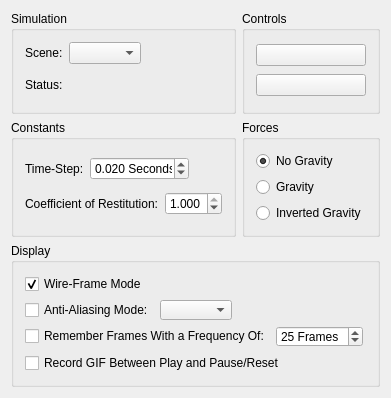
<?xml version="1.0" encoding="UTF-8"?>
<ui version="4.0">
 <class>RigidBodySimulatorClass</class>
 <widget class="QWidget" name="RigidBodySimulatorClass">
  <property name="geometry">
   <rect>
    <x>0</x>
    <y>0</y>
    <width>378</width>
    <height>398</height>
   </rect>
  </property>
  <property name="sizePolicy">
   <sizepolicy hsizetype="Preferred" vsizetype="Preferred">
    <horstretch>0</horstretch>
    <verstretch>0</verstretch>
   </sizepolicy>
  </property>
  <property name="minimumSize">
   <size>
    <width>0</width>
    <height>0</height>
   </size>
  </property>
  <property name="windowTitle">
   <string>Simulation Controller</string>
  </property>
  <property name="styleSheet">
   <string notr="true"/>
  </property>
  <layout class="QGridLayout" name="gridLayout_3">
   <item row="0" column="0">
    <layout class="QGridLayout" name="gridLayout_2">
     <item row="0" column="1">
      <widget class="QGroupBox" name="groupBox_4">
       <property name="title">
        <string>Controls</string>
       </property>
       <layout class="QVBoxLayout" name="verticalLayout">
        <item>
         <widget class="QPushButton" name="startPausePushButton">
          <property name="sizePolicy">
           <sizepolicy hsizetype="Preferred" vsizetype="Fixed">
            <horstretch>0</horstretch>
            <verstretch>0</verstretch>
           </sizepolicy>
          </property>
          <property name="styleSheet">
           <string notr="true"/>
          </property>
          <property name="text">
           <string/>
          </property>
         </widget>
        </item>
        <item>
         <widget class="QPushButton" name="resetPushButton">
          <property name="sizePolicy">
           <sizepolicy hsizetype="Preferred" vsizetype="Fixed">
            <horstretch>0</horstretch>
            <verstretch>0</verstretch>
           </sizepolicy>
          </property>
          <property name="text">
           <string/>
          </property>
         </widget>
        </item>
       </layout>
      </widget>
     </item>
     <item row="1" column="0">
      <widget class="QGroupBox" name="groupBox_3">
       <property name="title">
        <string>Constants</string>
       </property>
       <layout class="QVBoxLayout" name="verticalLayout_3">
        <item>
         <layout class="QHBoxLayout" name="horizontalLayout_3">
          <item>
           <widget class="QLabel" name="label">
            <property name="text">
             <string>Time-Step:</string>
            </property>
           </widget>
          </item>
          <item>
           <widget class="QDoubleSpinBox" name="timeStepSpinBox">
            <property name="sizePolicy">
             <sizepolicy hsizetype="Preferred" vsizetype="Fixed">
              <horstretch>0</horstretch>
              <verstretch>0</verstretch>
             </sizepolicy>
            </property>
            <property name="styleSheet">
             <string notr="true"/>
            </property>
            <property name="suffix">
             <string> Seconds</string>
            </property>
            <property name="decimals">
             <number>3</number>
            </property>
            <property name="maximum">
             <double>1.000000000000000</double>
            </property>
            <property name="singleStep">
             <double>0.001000000000000</double>
            </property>
            <property name="value">
             <double>0.020000000000000</double>
            </property>
           </widget>
          </item>
          <item>
           <spacer name="horizontalSpacer">
            <property name="orientation">
             <enum>Qt::Horizontal</enum>
            </property>
            <property name="sizeHint" stdset="0">
             <size>
              <width>40</width>
              <height>20</height>
             </size>
            </property>
           </spacer>
          </item>
         </layout>
        </item>
        <item>
         <layout class="QHBoxLayout" name="horizontalLayout_5">
          <item>
           <widget class="QLabel" name="label_2">
            <property name="text">
             <string>Coefficient of Restitution:</string>
            </property>
           </widget>
          </item>
          <item>
           <widget class="QDoubleSpinBox" name="coefficientOfRestitutionSpinBox">
            <property name="sizePolicy">
             <sizepolicy hsizetype="Preferred" vsizetype="Fixed">
              <horstretch>0</horstretch>
              <verstretch>0</verstretch>
             </sizepolicy>
            </property>
            <property name="styleSheet">
             <string notr="true"/>
            </property>
            <property name="decimals">
             <number>3</number>
            </property>
            <property name="maximum">
             <double>1.000000000000000</double>
            </property>
            <property name="singleStep">
             <double>0.001000000000000</double>
            </property>
            <property name="value">
             <double>1.000000000000000</double>
            </property>
           </widget>
          </item>
          <item>
           <spacer name="horizontalSpacer_3">
            <property name="orientation">
             <enum>Qt::Horizontal</enum>
            </property>
            <property name="sizeHint" stdset="0">
             <size>
              <width>40</width>
              <height>20</height>
             </size>
            </property>
           </spacer>
          </item>
         </layout>
        </item>
       </layout>
      </widget>
     </item>
     <item row="1" column="1">
      <widget class="QGroupBox" name="groupBox">
       <property name="title">
        <string>Forces</string>
       </property>
       <layout class="QVBoxLayout" name="verticalLayout_2">
        <item>
         <widget class="QRadioButton" name="noGravityRadioButton">
          <property name="text">
           <string>No Gravity</string>
          </property>
          <property name="checked">
           <bool>true</bool>
          </property>
         </widget>
        </item>
        <item>
         <widget class="QRadioButton" name="gravityRadioButton">
          <property name="text">
           <string>Gravity</string>
          </property>
         </widget>
        </item>
        <item>
         <widget class="QRadioButton" name="invertedGravityRadioButton">
          <property name="text">
           <string>Inverted Gravity</string>
          </property>
         </widget>
        </item>
       </layout>
      </widget>
     </item>
     <item row="2" column="0" colspan="2">
      <widget class="QGroupBox" name="groupBox_2">
       <property name="sizePolicy">
        <sizepolicy hsizetype="Preferred" vsizetype="Preferred">
         <horstretch>0</horstretch>
         <verstretch>0</verstretch>
        </sizepolicy>
       </property>
       <property name="minimumSize">
        <size>
         <width>358</width>
         <height>100</height>
        </size>
       </property>
       <property name="title">
        <string>Display</string>
       </property>
       <layout class="QVBoxLayout" name="verticalLayout_4">
        <item>
         <widget class="QCheckBox" name="wireFrameModeCheckBox">
          <property name="sizePolicy">
           <sizepolicy hsizetype="Preferred" vsizetype="Fixed">
            <horstretch>0</horstretch>
            <verstretch>0</verstretch>
           </sizepolicy>
          </property>
          <property name="text">
           <string>Wire-Frame Mode</string>
          </property>
          <property name="checked">
           <bool>true</bool>
          </property>
         </widget>
        </item>
        <item>
         <layout class="QHBoxLayout" name="horizontalLayout_4">
          <item>
           <widget class="QCheckBox" name="antiAliasingModeCheckBox">
            <property name="sizePolicy">
             <sizepolicy hsizetype="Preferred" vsizetype="Fixed">
              <horstretch>0</horstretch>
              <verstretch>0</verstretch>
             </sizepolicy>
            </property>
            <property name="text">
             <string>Anti-Aliasing Mode:</string>
            </property>
           </widget>
          </item>
          <item>
           <widget class="QComboBox" name="antiAliasingModeComboBox">
            <property name="sizePolicy">
             <sizepolicy hsizetype="Preferred" vsizetype="Fixed">
              <horstretch>0</horstretch>
              <verstretch>0</verstretch>
             </sizepolicy>
            </property>
           </widget>
          </item>
          <item>
           <spacer name="horizontalSpacer_2">
            <property name="orientation">
             <enum>Qt::Horizontal</enum>
            </property>
            <property name="sizeHint" stdset="0">
             <size>
              <width>40</width>
              <height>20</height>
             </size>
            </property>
           </spacer>
          </item>
         </layout>
        </item>
        <item>
         <layout class="QHBoxLayout" name="horizontalLayout_2">
          <item>
           <widget class="QCheckBox" name="rememberFramesCheckBox">
            <property name="sizePolicy">
             <sizepolicy hsizetype="Preferred" vsizetype="Fixed">
              <horstretch>0</horstretch>
              <verstretch>0</verstretch>
             </sizepolicy>
            </property>
            <property name="text">
             <string>Remember Frames With a Frequency Of:</string>
            </property>
           </widget>
          </item>
          <item>
           <widget class="QSpinBox" name="rememberFramesSpinBox">
            <property name="sizePolicy">
             <sizepolicy hsizetype="Preferred" vsizetype="Fixed">
              <horstretch>0</horstretch>
              <verstretch>0</verstretch>
             </sizepolicy>
            </property>
            <property name="styleSheet">
             <string notr="true"/>
            </property>
            <property name="suffix">
             <string> Frames</string>
            </property>
            <property name="minimum">
             <number>1</number>
            </property>
            <property name="maximum">
             <number>10000</number>
            </property>
            <property name="singleStep">
             <number>100</number>
            </property>
            <property name="value">
             <number>25</number>
            </property>
           </widget>
          </item>
          <item>
           <spacer name="horizontalSpacer_4">
            <property name="orientation">
             <enum>Qt::Horizontal</enum>
            </property>
            <property name="sizeType">
             <enum>QSizePolicy::Expanding</enum>
            </property>
            <property name="sizeHint" stdset="0">
             <size>
              <width>20</width>
              <height>20</height>
             </size>
            </property>
           </spacer>
          </item>
         </layout>
        </item>
        <item>
         <widget class="QCheckBox" name="recordGIFCheckBox">
          <property name="text">
           <string>Record GIF Between Play and Pause/Reset</string>
          </property>
         </widget>
        </item>
       </layout>
      </widget>
     </item>
     <item row="0" column="0">
      <widget class="QGroupBox" name="groupBox_5">
       <property name="title">
        <string>Simulation</string>
       </property>
       <layout class="QVBoxLayout" name="verticalLayout_5">
        <item>
         <layout class="QHBoxLayout" name="horizontalLayout">
          <item>
           <widget class="QLabel" name="label_3">
            <property name="sizePolicy">
             <sizepolicy hsizetype="Fixed" vsizetype="Preferred">
              <horstretch>0</horstretch>
              <verstretch>0</verstretch>
             </sizepolicy>
            </property>
            <property name="minimumSize">
             <size>
              <width>0</width>
              <height>0</height>
             </size>
            </property>
            <property name="text">
             <string>Scene:</string>
            </property>
           </widget>
          </item>
          <item>
           <widget class="QComboBox" name="sceneComboBox"/>
          </item>
          <item>
           <spacer name="horizontalSpacer_6">
            <property name="orientation">
             <enum>Qt::Horizontal</enum>
            </property>
            <property name="sizeHint" stdset="0">
             <size>
              <width>40</width>
              <height>20</height>
             </size>
            </property>
           </spacer>
          </item>
         </layout>
        </item>
        <item>
         <layout class="QHBoxLayout" name="horizontalLayout_6">
          <item>
           <widget class="QLabel" name="label_4">
            <property name="text">
             <string>Status:</string>
            </property>
           </widget>
          </item>
          <item>
           <widget class="QLabel" name="statusLabel">
            <property name="sizePolicy">
             <sizepolicy hsizetype="Preferred" vsizetype="Minimum">
              <horstretch>0</horstretch>
              <verstretch>0</verstretch>
             </sizepolicy>
            </property>
            <property name="minimumSize">
             <size>
              <width>140</width>
              <height>30</height>
             </size>
            </property>
            <property name="styleSheet">
             <string notr="true"/>
            </property>
            <property name="text">
             <string/>
            </property>
           </widget>
          </item>
          <item>
           <spacer name="horizontalSpacer_5">
            <property name="orientation">
             <enum>Qt::Horizontal</enum>
            </property>
            <property name="sizeHint" stdset="0">
             <size>
              <width>40</width>
              <height>20</height>
             </size>
            </property>
           </spacer>
          </item>
         </layout>
        </item>
       </layout>
      </widget>
     </item>
    </layout>
   </item>
  </layout>
 </widget>
 <layoutdefault spacing="6" margin="11"/>
 <resources>
  <include location="../qrc/rigid_body_simulator.qrc"/>
 </resources>
 <connections/>
</ui>
